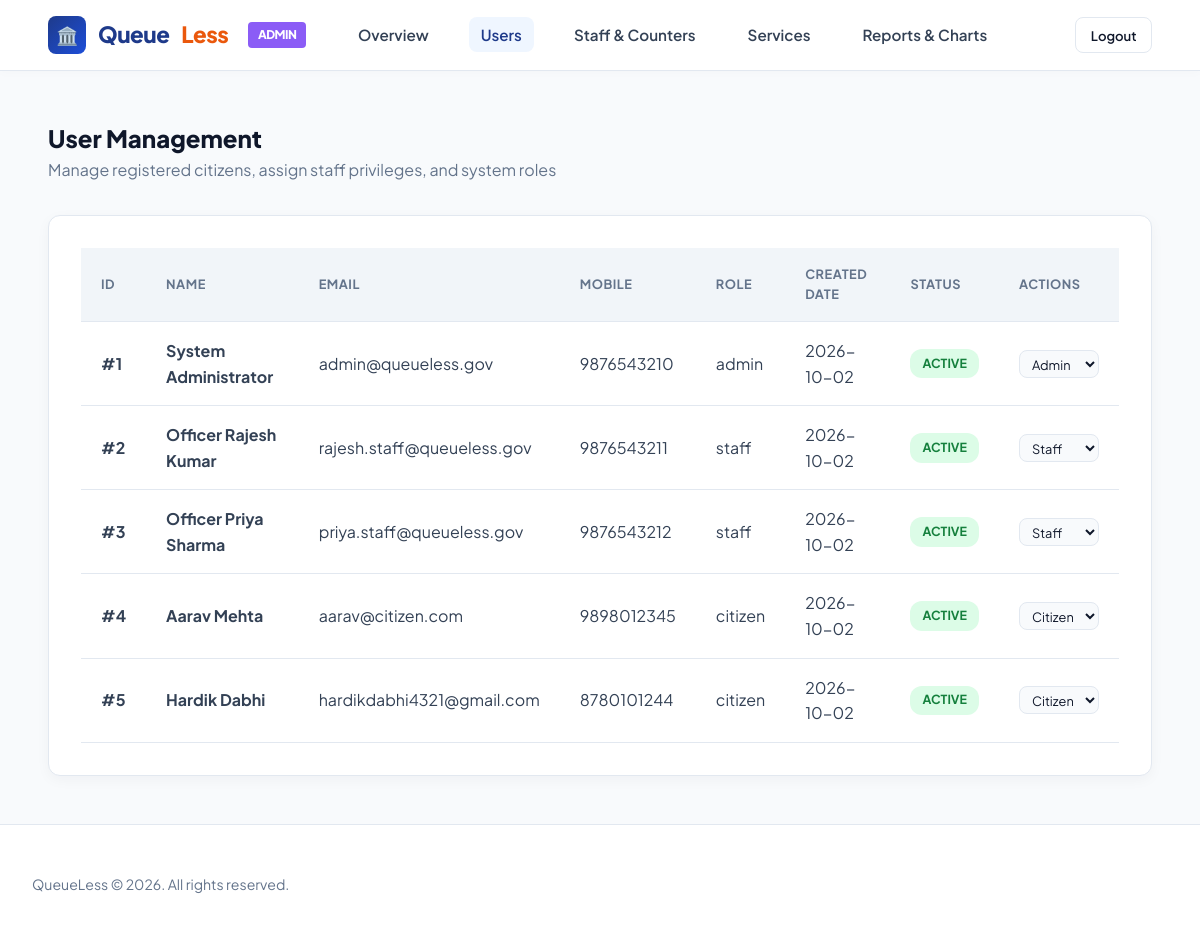
Page /admin/users (signed in) on the committed database.
### models/user.py (models this page shows, shortened)
class User(db.Model):
    __tablename__ = 'users'
    id = db.Column(db.Integer, primary_key=True, autoincrement=True)
    name = db.Column(db.String(100), nullable=False)
    email = db.Column(db.String(100), nullable=False, unique=True, index=True)
    mobile = db.Column(db.String(20), nullable=True)
    password = db.Column(db.String(255), nullable=False)
    role = db.Column(db.Enum('citizen', 'staff', 'admin', name='user_roles'), nullable=False, default='citizen', index=True)
    created_at = db.Column(db.DateTime, default=datetime.utcnow)
    tokens = db.relationship('Token', backref='user', lazy=True, cascade="all, delete-orphan")
    notifications = db.relationship('Notification', backref='user', lazy=True, cascade="all, delete-orphan")
    assigned_counters = db.relationship('Counter', backref='assigned_staff', foreign_keys='Counter.staff_id', lazy=True)
    @property
    def counter_id(self):
        return self.assigned_counters[0].id if self.assigned_counters else None

### routes/admin.py (the view, shortened to what this page needs)
@admin_bp.route('/users', methods=['GET', 'POST'])
@admin_required
def users():
    all_users = User.query.order_by(User.id.asc()).all()
    return render_template('admin/users.html', users=all_users)

### routes/admin.py (called while the page is built)
def admin_required(f):
    @wraps(f)
    def decorated_function(*args, **kwargs):
        if 'user_id' not in session:
            flash('Please log in first.', 'warning')
            return redirect(url_for('auth.login'))
        if session.get('role') != 'admin':
            flash('Access denied. Administrator privileges required.', 'danger')
            return redirect(url_for('index'))
        return f(*args, **kwargs)
    return decorated_function

### templates/admin/users.html (shortened to what this page needs)
<!DOCTYPE html>
<html lang="en">
<head>
  <link rel="stylesheet" href="{{ url_for('static', filename='css/style.css') }}">
</head>
<body>
  <nav class="navbar">
    <div class="nav-left">
      <a href="{{ url_for('index') }}" class="brand">
        <div class="brand-icon">🏛️</div>
        Queue<span>Less</span> <span style="font-size: 0.75rem; background: #8b5cf6; color: white; padding: 0.2rem 0.6rem; border-radius: 4px; margin-left: 0.5rem;">ADMIN</span>
      </a>
      <ul class="nav-menu">
        <li><a href="{{ url_for('admin.dashboard') }}" class="nav-link">Overview</a></li>
        <li><a href="{{ url_for('admin.users') }}" class="nav-link active">Users</a></li>
        <li><a href="{{ url_for('admin.staff') }}" class="nav-link">Staff & Counters</a></li>
        <li><a href="{{ url_for('admin.services') }}" class="nav-link">Services</a></li>
        <li><a href="{{ url_for('admin.reports') }}" class="nav-link">Reports & Charts</a></li>
      </ul>
    </div>
    <div class="nav-right">
      <a href="{{ url_for('auth.logout') }}" class="btn btn-outline btn-sm">Logout</a>
    </div>
  </nav>
  <div class="main-container">
    <div style="margin-bottom: 2rem;">
      <h2 style="font-weight: 800; color: var(--text-dark);">User Management</h2>
      <p style="color: var(--text-muted);">Manage registered citizens, assign staff privileges, and system roles</p>
    </div>
    <div class="form-card">
      <div class="table-responsive">
        <table class="table">
          <thead>
            <tr>
              <th>ID</th>
              <th>Name</th>
              <th>Email</th>
              <th>Mobile</th>
              <th>Role</th>
              <th>Created Date</th>
              <th>Status</th>
              <th>Actions</th>
            </tr>
          </thead>
          <tbody>
            {% for u in users %}
              <tr>
                <td><strong>#{{ u.id }}</strong></td>
                <td><strong>{{ u.name }}</strong></td>
                <td>{{ u.email }}</td>
                <td>{{ u.mobile or '-' }}</td>
                <td><span class="role-tag {{ u.role }}">{{ u.role }}</span></td>
                <td>{{ u.created_at.strftime('%Y-%m-%d') if u.created_at }}</td>
                <td><span class="status-tag status-serving">Active</span></td>
                <td>
                  <form action="{{ url_for('admin.users') }}" method="POST" style="display: inline-flex; gap: 0.4rem;">
                    <select name="role" class="form-control" style="padding: 0.25rem 0.5rem; font-size: 0.8rem; width: auto;" onchange="this.form.submit();">
                      <option value="citizen" {% if u.role == 'citizen' %}selected{% endif %}>Citizen</option>
                      <option value="staff" {% if u.role == 'staff' %}selected{% endif %}>Staff</option>
                      <option value="admin" {% if u.role == 'admin' %}selected{% endif %}>Admin</option>
                    </select>
                  </form>
                </td>
              </tr>
            {% endfor %}
          </tbody>
        </table>
      </div>
    </div>
  </div>
  <footer>
    <div class="footer-content">
      <div class="footer-copyright">QueueLess © 2026. All rights reserved.</div>
    </div>
  </footer>
</body>
</html>

### static/css/style.css (style rules this page uses)
:root { --font-family: 'Plus Jakarta Sans', system-ui, -apple-system, sans-serif; --bg-main: #f8fafc; --bg-alt: #f1f5f9; --card-bg: #ffffff; --nav-bg: #ffffff; --primary-royal: #1e3a8a; --primary-blue: #1d4ed8; --primary-light: #eff6ff; --accent-orange: #ea580c; --accent-amber: #f59e0b; --accent-light: #fff7ed; --text-dark: #0f172a; --text-body: #334155; --text-muted: #64748b; --border-light: #e2e8f0; --status-waiting: #f59e0b; --status-serving: #10b981; --status-completed: #2563eb; --status-skipped: #ef4444; --radius-sm: 8px; --radius-md: 12px; --radius-lg: 18px; --shadow-soft: 0 10px 25px -5px rgba(15, 23, 42, 0.05), 0 8px 10px -6px rgba(15, 23, 42, 0.01); --shadow-card: 0 4px 14px rgba(15, 23, 42, 0.04); --shadow-hover: 0 12px 30px -4px rgba(15, 23, 42, 0.1); --transition: all 0.2s cubic-bezier(0.4, 0, 0.2, 1); }
* { box-sizing: border-box; margin: 0; padding: 0; }
body { font-family: var(--font-family); background-color: var(--bg-main); color: var(--text-body); min-height: 100vh; display: flex; flex-direction: column; line-height: 1.6; overflow-x: hidden; }
a { color: var(--primary-blue); text-decoration: none; transition: var(--transition); }
.navbar { display: flex; justify-content: space-between; align-items: center; padding: 1rem 3rem; background-color: var(--nav-bg); border-bottom: 1px solid var(--border-light); position: sticky; top: 0; z-index: 1000; box-shadow: 0 2px 10px rgba(0, 0, 0, 0.02); }
.nav-left { display: flex; align-items: center; gap: 2.5rem; }
.brand { display: flex; align-items: center; gap: 0.75rem; font-weight: 800; font-size: 1.4rem; color: var(--primary-royal); letter-spacing: -0.5px; }
.brand-icon { background: linear-gradient(135deg, var(--primary-royal), var(--primary-blue)); color: #ffffff; width: 38px; height: 38px; border-radius: var(--radius-sm); display: flex; align-items: center; justify-content: center; font-size: 1.1rem; }
.brand span { color: var(--accent-orange); }
.nav-menu { display: flex; align-items: center; gap: 1.75rem; list-style: none; }
.nav-link { color: var(--text-body); font-weight: 600; font-size: 0.95rem; padding: 0.5rem 0.75rem; border-radius: var(--radius-sm); }
.nav-link:hover, .nav-link.active { color: var(--primary-royal); background-color: var(--primary-light); }
.nav-right { display: flex; align-items: center; gap: 1rem; }
.btn { display: inline-flex; align-items: center; justify-content: center; gap: 0.5rem; padding: 0.65rem 1.4rem; font-weight: 600; font-size: 0.92rem; border-radius: var(--radius-sm); border: 1px solid transparent; cursor: pointer; transition: var(--transition); font-family: inherit; }
.btn-outline { background-color: transparent; border-color: var(--border-light); color: var(--text-dark); }
.btn-sm { padding: 0.4rem 0.9rem; font-size: 0.82rem; }
.main-container { max-width: 1240px; width: 92%; margin: 3rem auto; flex: 1; }
.form-card { background: #ffffff; padding: 2rem; border-radius: var(--radius-md); border: 1px solid var(--border-light); box-shadow: var(--shadow-card); }
.form-control { width: 100%; padding: 0.75rem 1rem; background-color: var(--bg-main); border: 1px solid var(--border-light); border-radius: var(--radius-sm); color: var(--text-dark); font-size: 0.95rem; outline: none; font-family: inherit; transition: var(--transition); }
.status-tag { display: inline-block; padding: 0.3rem 0.75rem; border-radius: 12px; font-size: 0.78rem; font-weight: 700; text-transform: uppercase; }
.status-serving { background: #dcfce7; color: #15803d; }
.table-responsive { width: 100%; overflow-x: auto; }
.table { width: 100%; border-collapse: collapse; text-align: left; }
.table th, .table td { padding: 1rem 1.25rem; border-bottom: 1px solid var(--border-light); }
.table th { background-color: var(--bg-alt); color: var(--text-muted); font-weight: 700; font-size: 0.8rem; text-transform: uppercase; letter-spacing: 0.5px; }
footer { background-color: #ffffff; border-top: 1px solid var(--border-light); padding: 3rem 2rem 2rem; margin-top: auto; }
.footer-content { max-width: 1240px; margin: 0 auto; display: flex; justify-content: space-between; align-items: center; flex-wrap: wrap; gap: 1.5rem; }
.footer-copyright { color: var(--text-muted); font-size: 0.88rem; }

### rows in the picture
User: id "1", name "System Administrator", email "admin@queueless.gov", mobile "9876543210", role "admin", created_at "2026-10-02", role "Admin"
User: id "2", name "Officer Rajesh Kumar", email "rajesh.staff@queueless.gov", mobile "9876543211", role "staff", created_at "2026-10-02", role "Staff"
User: id "3", name "Officer Priya Sharma", email "priya.staff@queueless.gov", mobile "9876543212", role "staff", created_at "2026-10-02", role "Staff"
User: id "4", name "Aarav Mehta", email "aarav@citizen.com", mobile "9898012345", role "citizen", created_at "2026-10-02", role "Citizen"
User: id "5", name "Hardik Dabhi", email "hardikdabhi4321@gmail.com", mobile "8780101244", role "citizen", created_at "2026-10-02", role "Citizen"
